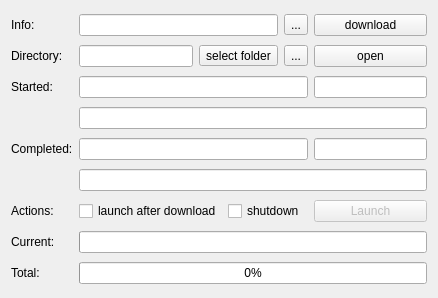
<?xml version="1.0" encoding="UTF-8"?>
<ui version="4.0">
 <class>CDownloadComponent</class>
 <widget class="QFrame" name="CDownloadComponent">
  <property name="geometry">
   <rect>
    <x>0</x>
    <y>0</y>
    <width>438</width>
    <height>298</height>
   </rect>
  </property>
  <property name="windowTitle">
   <string>Download files</string>
  </property>
  <layout class="QGridLayout" name="gl_DownloadComponent" columnstretch="1,0,0,0,0">
   <item row="6" column="0">
    <widget class="QLabel" name="lbl_Actions">
     <property name="sizePolicy">
      <sizepolicy hsizetype="Fixed" vsizetype="Fixed">
       <horstretch>0</horstretch>
       <verstretch>0</verstretch>
      </sizepolicy>
     </property>
     <property name="text">
      <string>Actions:</string>
     </property>
    </widget>
   </item>
   <item row="0" column="0">
    <widget class="QLabel" name="lbl_Info">
     <property name="sizePolicy">
      <sizepolicy hsizetype="Fixed" vsizetype="Fixed">
       <horstretch>0</horstretch>
       <verstretch>0</verstretch>
      </sizepolicy>
     </property>
     <property name="text">
      <string>Info:</string>
     </property>
    </widget>
   </item>
   <item row="4" column="1" colspan="3">
    <widget class="QLineEdit" name="le_Completed">
     <property name="readOnly">
      <bool>true</bool>
     </property>
    </widget>
   </item>
   <item row="1" column="2">
    <widget class="QToolButton" name="tb_DialogDownloadDir">
     <property name="toolTip">
      <string>change directory</string>
     </property>
     <property name="whatsThis">
      <string>change directory</string>
     </property>
     <property name="text">
      <string>select folder</string>
     </property>
     <property name="icon">
      <iconset resource="../../misc/misc.qrc">
       <normaloff>:/ant-design/icons/ant-design/edit.svg</normaloff>:/ant-design/icons/ant-design/edit.svg</iconset>
     </property>
    </widget>
   </item>
   <item row="0" column="4">
    <widget class="QPushButton" name="pb_Download">
     <property name="sizePolicy">
      <sizepolicy hsizetype="Preferred" vsizetype="Fixed">
       <horstretch>0</horstretch>
       <verstretch>0</verstretch>
      </sizepolicy>
     </property>
     <property name="minimumSize">
      <size>
       <width>93</width>
       <height>0</height>
      </size>
     </property>
     <property name="toolTip">
      <string>download and install</string>
     </property>
     <property name="text">
      <string>download</string>
     </property>
    </widget>
   </item>
   <item row="6" column="4">
    <widget class="QPushButton" name="pb_Launch">
     <property name="enabled">
      <bool>false</bool>
     </property>
     <property name="sizePolicy">
      <sizepolicy hsizetype="Preferred" vsizetype="Fixed">
       <horstretch>0</horstretch>
       <verstretch>0</verstretch>
      </sizepolicy>
     </property>
     <property name="text">
      <string>Launch</string>
     </property>
    </widget>
   </item>
   <item row="3" column="1" colspan="4">
    <widget class="QLineEdit" name="le_StartedUrl">
     <property name="readOnly">
      <bool>true</bool>
     </property>
    </widget>
   </item>
   <item row="5" column="1" colspan="4">
    <widget class="QLineEdit" name="le_CompletedUrl">
     <property name="readOnly">
      <bool>true</bool>
     </property>
    </widget>
   </item>
   <item row="8" column="1" colspan="4">
    <widget class="QProgressBar" name="prb_Total">
     <property name="maximum">
      <number>1</number>
     </property>
     <property name="value">
      <number>0</number>
     </property>
    </widget>
   </item>
   <item row="2" column="4">
    <widget class="QLineEdit" name="le_StartedNumber">
     <property name="maxLength">
      <number>4</number>
     </property>
     <property name="readOnly">
      <bool>true</bool>
     </property>
    </widget>
   </item>
   <item row="0" column="3">
    <widget class="QToolButton" name="tb_CancelDownload">
     <property name="toolTip">
      <string>cancel downloading</string>
     </property>
     <property name="text">
      <string>...</string>
     </property>
     <property name="icon">
      <iconset resource="../../misc/misc.qrc">
       <normaloff>:/ant-design/icons/ant-design/error.svg</normaloff>:/ant-design/icons/ant-design/error.svg</iconset>
     </property>
    </widget>
   </item>
   <item row="1" column="4">
    <widget class="QPushButton" name="pb_OpenDownloadDir">
     <property name="sizePolicy">
      <sizepolicy hsizetype="Preferred" vsizetype="Fixed">
       <horstretch>0</horstretch>
       <verstretch>0</verstretch>
      </sizepolicy>
     </property>
     <property name="text">
      <string>open</string>
     </property>
    </widget>
   </item>
   <item row="1" column="1">
    <widget class="QLineEdit" name="le_DownloadDir">
     <property name="readOnly">
      <bool>true</bool>
     </property>
    </widget>
   </item>
   <item row="8" column="0">
    <widget class="QLabel" name="lbl_Total">
     <property name="sizePolicy">
      <sizepolicy hsizetype="Fixed" vsizetype="Fixed">
       <horstretch>0</horstretch>
       <verstretch>0</verstretch>
      </sizepolicy>
     </property>
     <property name="text">
      <string>Total:</string>
     </property>
    </widget>
   </item>
   <item row="7" column="1" colspan="4">
    <widget class="QProgressBar" name="prb_Current">
     <property name="maximum">
      <number>1</number>
     </property>
    </widget>
   </item>
   <item row="1" column="3">
    <widget class="QToolButton" name="tb_ResetDownloadDir">
     <property name="toolTip">
      <string>Reset download directory</string>
     </property>
     <property name="text">
      <string>...</string>
     </property>
     <property name="icon">
      <iconset resource="../../misc/misc.qrc">
       <normaloff>:/ant-design/icons/ant-design/undo.svg</normaloff>:/ant-design/icons/ant-design/undo.svg</iconset>
     </property>
    </widget>
   </item>
   <item row="0" column="1" colspan="2">
    <widget class="QLineEdit" name="le_Info">
     <property name="readOnly">
      <bool>true</bool>
     </property>
    </widget>
   </item>
   <item row="2" column="1" colspan="3">
    <widget class="QLineEdit" name="le_Started">
     <property name="readOnly">
      <bool>true</bool>
     </property>
    </widget>
   </item>
   <item row="7" column="0">
    <widget class="QLabel" name="lbl_Current">
     <property name="sizePolicy">
      <sizepolicy hsizetype="Fixed" vsizetype="Preferred">
       <horstretch>0</horstretch>
       <verstretch>0</verstretch>
      </sizepolicy>
     </property>
     <property name="text">
      <string>Current:</string>
     </property>
    </widget>
   </item>
   <item row="6" column="1" colspan="3">
    <widget class="QFrame" name="fr_Checkboxes">
     <layout class="QHBoxLayout" name="hl_Checkboxes">
      <property name="leftMargin">
       <number>0</number>
      </property>
      <property name="topMargin">
       <number>0</number>
      </property>
      <property name="rightMargin">
       <number>0</number>
      </property>
      <property name="bottomMargin">
       <number>0</number>
      </property>
      <item>
       <widget class="QCheckBox" name="cb_StartAfterDownload">
        <property name="sizePolicy">
         <sizepolicy hsizetype="Preferred" vsizetype="Fixed">
          <horstretch>0</horstretch>
          <verstretch>0</verstretch>
         </sizepolicy>
        </property>
        <property name="text">
         <string>launch after download</string>
        </property>
       </widget>
      </item>
      <item>
       <widget class="QCheckBox" name="cb_Shutdown">
        <property name="sizePolicy">
         <sizepolicy hsizetype="Preferred" vsizetype="Fixed">
          <horstretch>0</horstretch>
          <verstretch>0</verstretch>
         </sizepolicy>
        </property>
        <property name="text">
         <string>shutdown</string>
        </property>
       </widget>
      </item>
     </layout>
    </widget>
   </item>
   <item row="1" column="0">
    <widget class="QLabel" name="lbl_DownloadDirectory">
     <property name="sizePolicy">
      <sizepolicy hsizetype="Fixed" vsizetype="Preferred">
       <horstretch>0</horstretch>
       <verstretch>0</verstretch>
      </sizepolicy>
     </property>
     <property name="text">
      <string>Directory:</string>
     </property>
    </widget>
   </item>
   <item row="4" column="0">
    <widget class="QLabel" name="lbl_Completed">
     <property name="sizePolicy">
      <sizepolicy hsizetype="Fixed" vsizetype="Fixed">
       <horstretch>0</horstretch>
       <verstretch>0</verstretch>
      </sizepolicy>
     </property>
     <property name="text">
      <string>Completed:</string>
     </property>
    </widget>
   </item>
   <item row="2" column="0">
    <widget class="QLabel" name="lbl_Started">
     <property name="sizePolicy">
      <sizepolicy hsizetype="Fixed" vsizetype="Fixed">
       <horstretch>0</horstretch>
       <verstretch>0</verstretch>
      </sizepolicy>
     </property>
     <property name="text">
      <string>Started:</string>
     </property>
    </widget>
   </item>
   <item row="4" column="4">
    <widget class="QLineEdit" name="le_CompletedNumber">
     <property name="maxLength">
      <number>4</number>
     </property>
     <property name="readOnly">
      <bool>true</bool>
     </property>
    </widget>
   </item>
  </layout>
 </widget>
 <tabstops>
  <tabstop>le_Info</tabstop>
  <tabstop>tb_CancelDownload</tabstop>
  <tabstop>pb_Download</tabstop>
  <tabstop>le_DownloadDir</tabstop>
  <tabstop>tb_DialogDownloadDir</tabstop>
  <tabstop>tb_ResetDownloadDir</tabstop>
  <tabstop>pb_OpenDownloadDir</tabstop>
  <tabstop>le_Started</tabstop>
  <tabstop>le_StartedNumber</tabstop>
  <tabstop>le_StartedUrl</tabstop>
  <tabstop>le_Completed</tabstop>
  <tabstop>le_CompletedNumber</tabstop>
  <tabstop>le_CompletedUrl</tabstop>
  <tabstop>cb_StartAfterDownload</tabstop>
  <tabstop>cb_Shutdown</tabstop>
 </tabstops>
 <resources>
  <include location="../../misc/misc.qrc"/>
 </resources>
 <connections/>
</ui>
